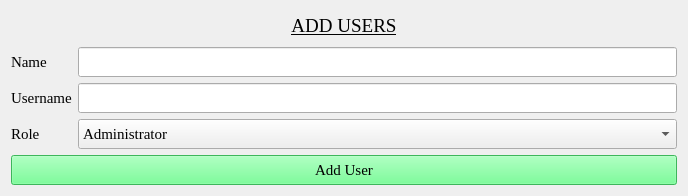
<?xml version="1.0" encoding="UTF-8"?>
<ui version="4.0">
 <class>Form</class>
 <widget class="QWidget" name="Form">
  <property name="geometry">
   <rect>
    <x>0</x>
    <y>0</y>
    <width>688</width>
    <height>195</height>
   </rect>
  </property>
  <property name="windowTitle">
   <string>Add User</string>
  </property>
  <layout class="QGridLayout" name="gridLayout">
   <item row="1" column="0">
    <widget class="QWidget" name="widget" native="true">
     <property name="font">
      <font>
       <family>Georgia</family>
       <pointsize>11</pointsize>
       <stylestrategy>PreferAntialias</stylestrategy>
      </font>
     </property>
     <layout class="QFormLayout" name="formLayout">
      <property name="leftMargin">
       <number>0</number>
      </property>
      <property name="topMargin">
       <number>0</number>
      </property>
      <property name="rightMargin">
       <number>0</number>
      </property>
      <property name="bottomMargin">
       <number>0</number>
      </property>
      <item row="0" column="0">
       <widget class="QLabel" name="label_2">
        <property name="font">
         <font>
          <family>Georgia</family>
          <pointsize>11</pointsize>
          <stylestrategy>PreferAntialias</stylestrategy>
         </font>
        </property>
        <property name="text">
         <string>Name</string>
        </property>
       </widget>
      </item>
      <item row="0" column="1">
       <widget class="QLineEdit" name="Name">
        <property name="sizePolicy">
         <sizepolicy hsizetype="Expanding" vsizetype="Expanding">
          <horstretch>0</horstretch>
          <verstretch>30</verstretch>
         </sizepolicy>
        </property>
        <property name="minimumSize">
         <size>
          <width>0</width>
          <height>30</height>
         </size>
        </property>
        <property name="font">
         <font>
          <family>Georgia</family>
          <pointsize>11</pointsize>
          <stylestrategy>PreferAntialias</stylestrategy>
         </font>
        </property>
       </widget>
      </item>
      <item row="1" column="0">
       <widget class="QLabel" name="label_3">
        <property name="font">
         <font>
          <family>Georgia</family>
          <pointsize>11</pointsize>
          <stylestrategy>PreferAntialias</stylestrategy>
         </font>
        </property>
        <property name="text">
         <string>Username</string>
        </property>
       </widget>
      </item>
      <item row="1" column="1">
       <widget class="QLineEdit" name="Username">
        <property name="sizePolicy">
         <sizepolicy hsizetype="Expanding" vsizetype="Expanding">
          <horstretch>0</horstretch>
          <verstretch>30</verstretch>
         </sizepolicy>
        </property>
        <property name="minimumSize">
         <size>
          <width>0</width>
          <height>30</height>
         </size>
        </property>
        <property name="font">
         <font>
          <family>Georgia</family>
          <pointsize>11</pointsize>
          <stylestrategy>PreferAntialias</stylestrategy>
         </font>
        </property>
       </widget>
      </item>
      <item row="2" column="0">
       <widget class="QLabel" name="label_4">
        <property name="font">
         <font>
          <family>Georgia</family>
          <pointsize>11</pointsize>
          <stylestrategy>PreferAntialias</stylestrategy>
         </font>
        </property>
        <property name="text">
         <string>Role</string>
        </property>
       </widget>
      </item>
      <item row="2" column="1">
       <widget class="QComboBox" name="RoleSelect">
        <property name="minimumSize">
         <size>
          <width>0</width>
          <height>30</height>
         </size>
        </property>
        <property name="maximumSize">
         <size>
          <width>16777215</width>
          <height>30</height>
         </size>
        </property>
        <property name="font">
         <font>
          <family>Georgia</family>
          <pointsize>11</pointsize>
          <stylestrategy>PreferAntialias</stylestrategy>
         </font>
        </property>
        <item>
         <property name="text">
          <string>Administrator</string>
         </property>
        </item>
        <item>
         <property name="text">
          <string>Secretary</string>
         </property>
        </item>
        <item>
         <property name="text">
          <string>Accounts</string>
         </property>
        </item>
        <item>
         <property name="text">
          <string>Legal</string>
         </property>
        </item>
        <item>
         <property name="text">
          <string>Taxation</string>
         </property>
        </item>
       </widget>
      </item>
     </layout>
    </widget>
   </item>
   <item row="0" column="0">
    <widget class="QLabel" name="title">
     <property name="minimumSize">
      <size>
       <width>0</width>
       <height>30</height>
      </size>
     </property>
     <property name="maximumSize">
      <size>
       <width>16777215</width>
       <height>30</height>
      </size>
     </property>
     <property name="font">
      <font>
       <family>Georgia</family>
       <pointsize>14</pointsize>
       <underline>true</underline>
       <stylestrategy>PreferAntialias</stylestrategy>
      </font>
     </property>
     <property name="text">
      <string>ADD USERS</string>
     </property>
     <property name="alignment">
      <set>Qt::AlignCenter</set>
     </property>
    </widget>
   </item>
   <item row="2" column="0">
    <widget class="QWidget" name="widget_2" native="true">
     <property name="sizePolicy">
      <sizepolicy hsizetype="Preferred" vsizetype="Expanding">
       <horstretch>0</horstretch>
       <verstretch>0</verstretch>
      </sizepolicy>
     </property>
     <property name="minimumSize">
      <size>
       <width>0</width>
       <height>30</height>
      </size>
     </property>
     <property name="maximumSize">
      <size>
       <width>16777215</width>
       <height>30</height>
      </size>
     </property>
     <property name="font">
      <font>
       <family>Georgia</family>
       <pointsize>11</pointsize>
       <stylestrategy>PreferAntialias</stylestrategy>
      </font>
     </property>
     <layout class="QGridLayout" name="gridLayout_2">
      <property name="leftMargin">
       <number>0</number>
      </property>
      <property name="topMargin">
       <number>0</number>
      </property>
      <property name="rightMargin">
       <number>0</number>
      </property>
      <property name="bottomMargin">
       <number>0</number>
      </property>
      <item row="0" column="0">
       <widget class="QPushButton" name="AddUser">
        <property name="sizePolicy">
         <sizepolicy hsizetype="Minimum" vsizetype="Expanding">
          <horstretch>0</horstretch>
          <verstretch>0</verstretch>
         </sizepolicy>
        </property>
        <property name="font">
         <font>
          <family>Georgia</family>
          <pointsize>11</pointsize>
          <stylestrategy>PreferAntialias</stylestrategy>
         </font>
        </property>
        <property name="styleSheet">
         <string notr="true">background-color: rgb(85, 255, 127);</string>
        </property>
        <property name="text">
         <string>Add User</string>
        </property>
       </widget>
      </item>
     </layout>
    </widget>
   </item>
  </layout>
 </widget>
 <resources/>
 <connections/>
</ui>
